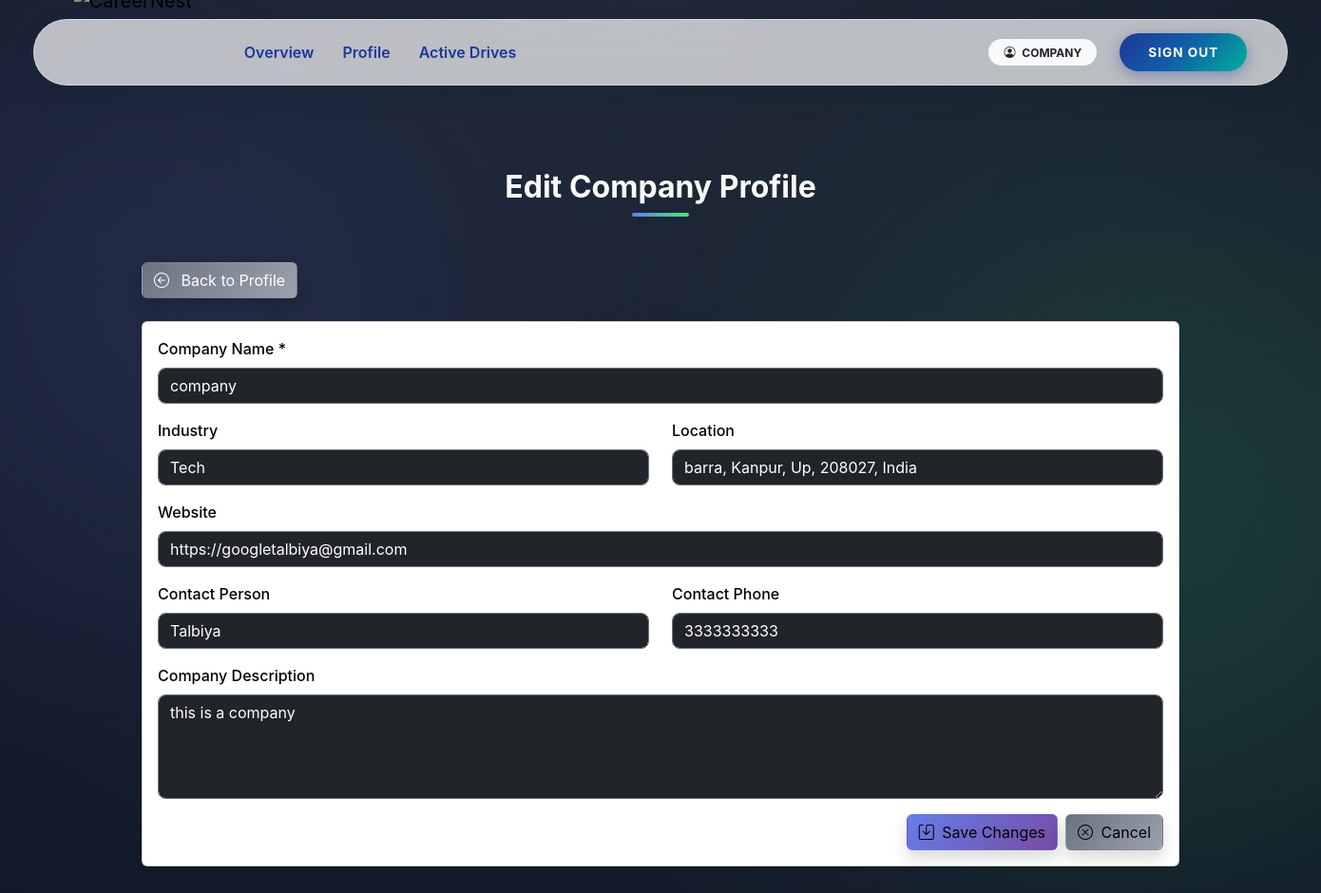
The page /company/profile/edit (signed in) on the database its author committed.
### app/models.py (models this page shows, shortened)
class User(UserMixin, db.Model):
    __tablename__ = "users"
    user_id = db.Column(db.Integer, primary_key=True)
    email = db.Column(db.String(120), unique=True, nullable=False)
    password_hash = db.Column(db.String(255), nullable=False)
    role = db.Column(db.String(20), nullable=False)
    is_active = db.Column(db.Boolean, default=True)
    is_approved = db.Column(db.Boolean, default=False)
    is_blacklisted = db.Column(db.Boolean, default=False)
    created_at = db.Column(db.DateTime, default=datetime.utcnow)
    student = db.relationship(
        "Student",
        back_populates="user",
        uselist=False,
        cascade="all, delete-orphan"
    )
    company = db.relationship(
        "Company",
        back_populates="user",
        uselist=False,
        cascade="all, delete-orphan"
    )
    admin = db.relationship(
        "Admin",
        back_populates="user",
        uselist=False,
        cascade="all, delete-orphan"
    )

class Company(db.Model):
    __tablename__ = "companies"
    user_id = db.Column(
        db.Integer,
        db.ForeignKey("users.user_id", ondelete="CASCADE"),
        primary_key=True
    )
    company_name = db.Column(db.String(150), nullable=False)
    industry = db.Column(db.String(100))
    location = db.Column(db.String(200))
    website = db.Column(db.String(200))
    contact_person = db.Column(db.String(100))
    contact_phone = db.Column(db.String(20))
    description = db.Column(db.Text)
    user = db.relationship("User", back_populates="company")
    drives = db.relationship(
        "PlacementDrive",
        back_populates="company",
        cascade="all, delete-orphan"
    )

### app/company/routes.py (the view, shortened to what this page needs)
@company_bp.route('/profile/edit', methods=['GET', 'POST'])
@login_required
@role_required('company')
def edit_profile():
    profile = get_company_profile()
    if not profile:
        flash('Profile not found.', 'danger')
        return redirect(url_for('company.dashboard'))
    return render_template('company/edit_profile.html', profile=profile)

### app/company/routes.py (called while the page is built)
def get_company_profile():
    return Company.query.filter_by(user_id=current_user.user_id).first()

### app/utils.py (called while the page is built)
def role_required(required_role):
    def decorator(f):
        @wraps(f)
        def decorated_function(*args, **kwargs):
            if not current_user.is_authenticated:
                abort(401)
            if current_user.role != required_role:
                abort(403)
            if required_role in ["student", "company"] and not current_user.is_approved:
                abort(403)
            if current_user.is_blacklisted:
                abort(403)
            return f(*args, **kwargs)
        return decorated_function
    return decorator

### app/templates/company/edit_profile.html (shortened to what this page needs)
{% extends 'base.html' %}
{% block content %}
<div class="dashboard-bg">
  <div class="container position-relative">
    <h2 class="section-heading text-center mb-5">Edit Company Profile</h2>
    <a href="{{ url_for('company.profile') }}"
       class="btn btn-gradient-secondary mb-4 shadow hover-glow text-white">
       <i class="bi bi-arrow-left-circle me-2"></i> Back to Profile
    </a>
    <div class="card shadow-sm rounded">
      <div class="card-body">
        <form method="POST">
          <div class="mb-3">
            <label for="company_name" class="form-label text-black">Company Name *</label>
            <input type="text" class="form-control bg-dark text-white border border-secondary"
                   id="company_name" name="company_name" value="{{ profile.company_name }}" required>
          </div>
          <div class="row">
            <div class="col-md-6 mb-3">
              <label for="industry" class="form-label text-black">Industry</label>
              <input type="text" class="form-control bg-dark text-white border border-secondary"
                     id="industry" name="industry" value="{{ profile.industry or '' }}">
            </div>
            <div class="col-md-6 mb-3">
              <label for="location" class="form-label text-black">Location</label>
              <input type="text" class="form-control bg-dark text-white border border-secondary"
                     id="location" name="location" value="{{ profile.location or '' }}">
            </div>
          </div>
          <div class="mb-3">
            <label for="website" class="form-label text-black">Website</label>
            <input type="url" class="form-control bg-dark text-white border border-secondary"
                   id="website" name="website" value="{{ profile.website or '' }}">
          </div>
          <div class="row">
            <div class="col-md-6 mb-3">
              <label for="contact_person" class="form-label text-black">Contact Person</label>
              <input type="text" class="form-control bg-dark text-white border border-secondary"
                     id="contact_person" name="contact_person" value="{{ profile.contact_person or '' }}">
            </div>
            <div class="col-md-6 mb-3">
              <label for="contact_phone" class="form-label text-black">Contact Phone</label>
              <input type="tel" class="form-control bg-dark text-white border border-secondary"
                     id="contact_phone" name="contact_phone" value="{{ profile.contact_phone or '' }}">
            </div>
          </div>
          <div class="mb-3">
            <label for="description" class="form-label text-black">Company Description</label>
            <textarea class="form-control bg-dark text-white border border-secondary"
                      id="description" name="description" rows="4">{{ profile.description or '' }}</textarea>
          </div>
          <div class="d-flex justify-content-end gap-2">
            <button type="submit" class="btn btn-gradient-primary shadow hover-glow text-black">
              <i class="bi bi-save me-1"></i> Save Changes
            </button>
            <a href="{{ url_for('company.profile') }}"
               class="btn btn-gradient-secondary shadow hover-glow text-black">
               <i class="bi bi-x-circle me-1"></i> Cancel
            </a>
          </div>
        </form>
      </div>
    </div>
  </div>
</div>
{% endblock %}

### app/templates/base.html (shortened to what this page needs)
<!DOCTYPE html>
<html lang="en">
<head>
    <link href="https://cdn.jsdelivr.net/npm/bootstrap@5.3.2/dist/css/bootstrap.min.css" rel="stylesheet">
    <link rel="stylesheet" href="https://cdn.jsdelivr.net/npm/bootstrap-icons@1.10.5/font/bootstrap-icons.css">
</head>
<body>
    <div class="toast-container position-fixed top-0 end-0 p-3">
    </div>
    <header class="navbar-container">
        <nav class="navbar navbar-expand-lg navbar-island">
            <div class="container-fluid">
                <a class="navbar-brand " href="/">
                    <img src="{{ url_for('static', filename='img/CareerLogo.png') }}" alt="CareerNest">
                </a>
                <div class="collapse navbar-collapse" id="navMain">
                    <ul class="navbar-nav me-auto mb-2 mb-lg-0 ms-lg-4">
                        {% if current_user.is_authenticated %}
                        {% if current_user.role == 'admin' %}
                        <li class="nav-item"><a class="nav-link" href="{{ url_for('admin.dashboard') }}">Dashboard
                                Center</a></li>
                        <li class="nav-item"><a class="nav-link" href="{{ url_for('admin.students') }}">Students</a>
                        </li>
                        <li class="nav-item"><a class="nav-link" href="{{ url_for('admin.companies') }}">Companies</a>
                        </li>
                        <li class="nav-item"><a class="nav-link" href="{{ url_for('admin.drives') }}">Drives</a>
                        </li>
                        <li class="nav-item"><a class="nav-link"
                                href="{{ url_for('admin.applications') }}">Applications</a>
                        </li>
                        {% elif current_user.role == 'company' %}
                        <li class="nav-item"><a class="nav-link" href="{{ url_for('company.dashboard') }}">Overview</a>
                        </li>
                        <li class="nav-item"><a class="nav-link" href="{{ url_for('company.profile') }}">Profile</a>
                        </li>
                        <li class="nav-item"><a class="nav-link" href="{{ url_for('company.drives') }}">Active
                                Drives</a></li>
                        {% endif %}
                        {% else %}
                        <li class="nav-item"><a class="nav-link" href="/">Home</a></li>
                        {% endif %}
                    </ul>
                    <div class="d-flex flex-column flex-lg-row align-items-center">
                        {% if not current_user.is_authenticated %}
                        <a href="{{ url_for('auth.student_register') }}" class="btn btn-creative btn-student">Student
                            Join</a>
                        <a href="{{ url_for('auth.company_register') }}" class="btn btn-creative btn-student">Company
                            Join</a>
                        <a href="{{ url_for('auth.login') }}" class="btn btn-creative btn-login">Login</a>
                        {% else %}
                        <span class="badge rounded-pill bg-light text-dark px-3 py-2 me-3 d-none d-lg-block">
                            <i class="bi bi-person-circle me-1"></i> {{ current_user.role|upper }}
                        </span>
                        <a href="{{ url_for('auth.logout') }}" class="btn btn-creative btn-login">Sign Out</a>
                        {% endif %}
                    </div>
                </div>
            </div>
        </nav>
    </header>
    <main class="container page-content">
        {% block content %}{% endblock %}
    </main>
</body>
</html>

### app/templates/company/edit_profile.html (style rules this page uses)
.dashboard-bg { position: relative; z-index: 1; padding: 3rem 0; }
html, body { height: 100%; margin: 0; font-family: 'Inter', sans-serif; overflow-x: hidden; }
body { background: radial-gradient(circle at top, #1f2937 0%, #111827 100%); color: #f9fafb; }
body::before, body::after { content: ''; position: absolute; border-radius: 50%; filter: blur(150px); opacity: 0.15; z-index: 0; }
body::before { width: 600px; height: 600px; background: #667eea; top: 5%; left: -10%; }
body::after { width: 700px; height: 700px; background: #43e97b; bottom: 5%; right: -15%; }
.section-heading { font-weight: 700; font-size: 2rem; color: #f9fafb; position: relative; margin-bottom: 2rem; text-align:center; }
.section-heading::after { content: ''; display: block; width: 60px; height: 4px; background: linear-gradient(90deg, #667eea, #43e97b); border-radius: 2px; margin: 0.5rem auto 0 auto; }
.form-label { color: #f9fafb; font-weight: 500; }
.form-control { border-radius: 8px; background-color: rgba(255,255,255,0.05); color: #f9fafb; border: 1px solid #4b5563; }
.form-control::placeholder { color: #d1d5db; opacity: 1; }
.btn-gradient-primary { background: linear-gradient(135deg, #667eea, #764ba2); color: #fff; }
.btn-gradient-secondary { background: linear-gradient(135deg, #6b7280, #9ca3af); color: #fff; }
.shadow { box-shadow: 0 5px 15px rgba(0,0,0,0.3); }
.card { border-radius: 10px; overflow: hidden; }

### rows shown on the page
User: role "COMPANY"
Company: company_name "company", industry "Tech", location "barra, Kanpur, Up, 208027, India", website "https://googletalbiya@gmail.com", contact_person "Talbiya", contact_phone "3333333333", description "this is a company"
